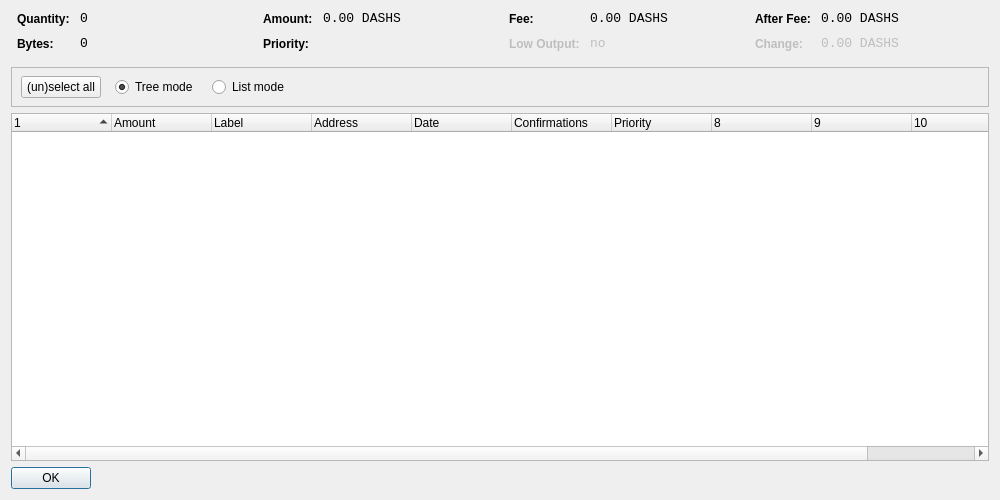
<?xml version="1.0" encoding="UTF-8"?>
<ui version="4.0">
 <class>CoinControlDialog</class>
 <widget class="QDialog" name="CoinControlDialog">
  <property name="geometry">
   <rect>
    <x>0</x>
    <y>0</y>
    <width>1000</width>
    <height>500</height>
   </rect>
  </property>
  <property name="windowTitle">
   <string>Coin Control</string>
  </property>
  <property name="styleSheet">
   <string notr="true">background-image: url(:/images/dashs2);</string>
  </property>
  <layout class="QVBoxLayout" name="verticalLayout">
   <item>
    <layout class="QHBoxLayout" name="horizontalLayoutTop" stretch="0,0,0,0">
     <property name="topMargin">
      <number>0</number>
     </property>
     <property name="bottomMargin">
      <number>10</number>
     </property>
     <item>
      <layout class="QFormLayout" name="formLayoutCoinControl1">
       <property name="horizontalSpacing">
        <number>10</number>
       </property>
       <property name="verticalSpacing">
        <number>10</number>
       </property>
       <property name="leftMargin">
        <number>6</number>
       </property>
       <property name="rightMargin">
        <number>6</number>
       </property>
       <item row="0" column="0">
        <widget class="QLabel" name="labelCoinControlQuantityText">
         <property name="styleSheet">
          <string notr="true">font-weight:bold;</string>
         </property>
         <property name="text">
          <string>Quantity:</string>
         </property>
        </widget>
       </item>
       <item row="0" column="1">
        <widget class="QLabel" name="labelCoinControlQuantity">
         <property name="font">
          <font>
           <family>Monospace</family>
           <pointsize>10</pointsize>
          </font>
         </property>
         <property name="cursor">
          <cursorShape>IBeamCursor</cursorShape>
         </property>
         <property name="contextMenuPolicy">
          <enum>Qt::ActionsContextMenu</enum>
         </property>
         <property name="text">
          <string notr="true">0</string>
         </property>
         <property name="textInteractionFlags">
          <set>Qt::LinksAccessibleByMouse|Qt::TextSelectableByKeyboard|Qt::TextSelectableByMouse</set>
         </property>
        </widget>
       </item>
       <item row="1" column="0">
        <widget class="QLabel" name="labelCoinControlBytesText">
         <property name="styleSheet">
          <string notr="true">font-weight:bold;</string>
         </property>
         <property name="text">
          <string>Bytes:</string>
         </property>
        </widget>
       </item>
       <item row="1" column="1">
        <widget class="QLabel" name="labelCoinControlBytes">
         <property name="font">
          <font>
           <family>Monospace</family>
           <pointsize>10</pointsize>
          </font>
         </property>
         <property name="cursor">
          <cursorShape>IBeamCursor</cursorShape>
         </property>
         <property name="contextMenuPolicy">
          <enum>Qt::ActionsContextMenu</enum>
         </property>
         <property name="text">
          <string notr="true">0</string>
         </property>
         <property name="textInteractionFlags">
          <set>Qt::LinksAccessibleByMouse|Qt::TextSelectableByKeyboard|Qt::TextSelectableByMouse</set>
         </property>
        </widget>
       </item>
      </layout>
     </item>
     <item>
      <layout class="QFormLayout" name="formLayoutCoinControl2">
       <property name="horizontalSpacing">
        <number>10</number>
       </property>
       <property name="verticalSpacing">
        <number>10</number>
       </property>
       <property name="leftMargin">
        <number>6</number>
       </property>
       <property name="rightMargin">
        <number>6</number>
       </property>
       <item row="0" column="0">
        <widget class="QLabel" name="labelCoinControlAmountText">
         <property name="styleSheet">
          <string notr="true">font-weight:bold;</string>
         </property>
         <property name="text">
          <string>Amount:</string>
         </property>
        </widget>
       </item>
       <item row="0" column="1">
        <widget class="QLabel" name="labelCoinControlAmount">
         <property name="font">
          <font>
           <family>Monospace</family>
           <pointsize>10</pointsize>
          </font>
         </property>
         <property name="cursor">
          <cursorShape>IBeamCursor</cursorShape>
         </property>
         <property name="contextMenuPolicy">
          <enum>Qt::ActionsContextMenu</enum>
         </property>
         <property name="text">
          <string notr="true">0.00 DASHS</string>
         </property>
         <property name="textInteractionFlags">
          <set>Qt::LinksAccessibleByMouse|Qt::TextSelectableByKeyboard|Qt::TextSelectableByMouse</set>
         </property>
        </widget>
       </item>
       <item row="1" column="0">
        <widget class="QLabel" name="labelCoinControlPriorityText">
         <property name="styleSheet">
          <string notr="true">font-weight:bold;</string>
         </property>
         <property name="text">
          <string>Priority:</string>
         </property>
        </widget>
       </item>
       <item row="1" column="1">
        <widget class="QLabel" name="labelCoinControlPriority">
         <property name="font">
          <font>
           <family>Monospace</family>
           <pointsize>10</pointsize>
          </font>
         </property>
         <property name="cursor">
          <cursorShape>IBeamCursor</cursorShape>
         </property>
         <property name="contextMenuPolicy">
          <enum>Qt::ActionsContextMenu</enum>
         </property>
         <property name="text">
          <string/>
         </property>
         <property name="textInteractionFlags">
          <set>Qt::LinksAccessibleByMouse|Qt::TextSelectableByKeyboard|Qt::TextSelectableByMouse</set>
         </property>
        </widget>
       </item>
      </layout>
     </item>
     <item>
      <layout class="QFormLayout" name="formLayoutCoinControl3">
       <property name="horizontalSpacing">
        <number>10</number>
       </property>
       <property name="verticalSpacing">
        <number>10</number>
       </property>
       <property name="leftMargin">
        <number>6</number>
       </property>
       <property name="rightMargin">
        <number>6</number>
       </property>
       <item row="0" column="0">
        <widget class="QLabel" name="labelCoinControlFeeText">
         <property name="styleSheet">
          <string notr="true">font-weight:bold;</string>
         </property>
         <property name="text">
          <string>Fee:</string>
         </property>
        </widget>
       </item>
       <item row="0" column="1">
        <widget class="QLabel" name="labelCoinControlFee">
         <property name="font">
          <font>
           <family>Monospace</family>
           <pointsize>10</pointsize>
          </font>
         </property>
         <property name="cursor">
          <cursorShape>IBeamCursor</cursorShape>
         </property>
         <property name="contextMenuPolicy">
          <enum>Qt::ActionsContextMenu</enum>
         </property>
         <property name="text">
          <string notr="true">0.00 DASHS</string>
         </property>
         <property name="textInteractionFlags">
          <set>Qt::LinksAccessibleByMouse|Qt::TextSelectableByKeyboard|Qt::TextSelectableByMouse</set>
         </property>
        </widget>
       </item>
       <item row="1" column="0">
        <widget class="QLabel" name="labelCoinControlLowOutputText">
         <property name="enabled">
          <bool>false</bool>
         </property>
         <property name="styleSheet">
          <string notr="true">font-weight:bold;</string>
         </property>
         <property name="text">
          <string>Low Output:</string>
         </property>
        </widget>
       </item>
       <item row="1" column="1">
        <widget class="QLabel" name="labelCoinControlLowOutput">
         <property name="enabled">
          <bool>false</bool>
         </property>
         <property name="font">
          <font>
           <family>Monospace</family>
           <pointsize>10</pointsize>
          </font>
         </property>
         <property name="cursor">
          <cursorShape>IBeamCursor</cursorShape>
         </property>
         <property name="contextMenuPolicy">
          <enum>Qt::ActionsContextMenu</enum>
         </property>
         <property name="text">
          <string notr="true">no</string>
         </property>
         <property name="textInteractionFlags">
          <set>Qt::LinksAccessibleByMouse|Qt::TextSelectableByKeyboard|Qt::TextSelectableByMouse</set>
         </property>
        </widget>
       </item>
      </layout>
     </item>
     <item>
      <layout class="QFormLayout" name="formLayoutCoinControl4">
       <property name="horizontalSpacing">
        <number>10</number>
       </property>
       <property name="verticalSpacing">
        <number>10</number>
       </property>
       <property name="leftMargin">
        <number>6</number>
       </property>
       <property name="rightMargin">
        <number>6</number>
       </property>
       <item row="0" column="0">
        <widget class="QLabel" name="labelCoinControlAfterFeeText">
         <property name="styleSheet">
          <string notr="true">font-weight:bold;</string>
         </property>
         <property name="text">
          <string>After Fee:</string>
         </property>
        </widget>
       </item>
       <item row="0" column="1">
        <widget class="QLabel" name="labelCoinControlAfterFee">
         <property name="font">
          <font>
           <family>Monospace</family>
           <pointsize>10</pointsize>
          </font>
         </property>
         <property name="cursor">
          <cursorShape>IBeamCursor</cursorShape>
         </property>
         <property name="contextMenuPolicy">
          <enum>Qt::ActionsContextMenu</enum>
         </property>
         <property name="text">
          <string notr="true">0.00 DASHS</string>
         </property>
         <property name="textInteractionFlags">
          <set>Qt::LinksAccessibleByMouse|Qt::TextSelectableByKeyboard|Qt::TextSelectableByMouse</set>
         </property>
        </widget>
       </item>
       <item row="1" column="0">
        <widget class="QLabel" name="labelCoinControlChangeText">
         <property name="enabled">
          <bool>false</bool>
         </property>
         <property name="styleSheet">
          <string notr="true">font-weight:bold;</string>
         </property>
         <property name="text">
          <string>Change:</string>
         </property>
        </widget>
       </item>
       <item row="1" column="1">
        <widget class="QLabel" name="labelCoinControlChange">
         <property name="enabled">
          <bool>false</bool>
         </property>
         <property name="font">
          <font>
           <family>Monospace</family>
           <pointsize>10</pointsize>
          </font>
         </property>
         <property name="cursor">
          <cursorShape>IBeamCursor</cursorShape>
         </property>
         <property name="contextMenuPolicy">
          <enum>Qt::ActionsContextMenu</enum>
         </property>
         <property name="text">
          <string notr="true">0.00 DASHS</string>
         </property>
         <property name="textInteractionFlags">
          <set>Qt::LinksAccessibleByMouse|Qt::TextSelectableByKeyboard|Qt::TextSelectableByMouse</set>
         </property>
        </widget>
       </item>
      </layout>
     </item>
    </layout>
   </item>
   <item>
    <widget class="QFrame" name="frame">
     <property name="minimumSize">
      <size>
       <width>0</width>
       <height>40</height>
      </size>
     </property>
     <property name="frameShape">
      <enum>QFrame::StyledPanel</enum>
     </property>
     <property name="frameShadow">
      <enum>QFrame::Sunken</enum>
     </property>
     <widget class="QWidget" name="horizontalLayoutWidget">
      <property name="geometry">
       <rect>
        <x>10</x>
        <y>0</y>
        <width>781</width>
        <height>41</height>
       </rect>
      </property>
      <layout class="QHBoxLayout" name="horizontalLayoutPanel" stretch="0,0,0,0">
       <property name="spacing">
        <number>14</number>
       </property>
       <item>
        <widget class="QPushButton" name="pushButtonSelectAll">
         <property name="sizePolicy">
          <sizepolicy hsizetype="Maximum" vsizetype="Fixed">
           <horstretch>0</horstretch>
           <verstretch>0</verstretch>
          </sizepolicy>
         </property>
         <property name="text">
          <string>(un)select all</string>
         </property>
        </widget>
       </item>
       <item>
        <widget class="QRadioButton" name="radioTreeMode">
         <property name="sizePolicy">
          <sizepolicy hsizetype="Maximum" vsizetype="Fixed">
           <horstretch>0</horstretch>
           <verstretch>0</verstretch>
          </sizepolicy>
         </property>
         <property name="text">
          <string>Tree mode</string>
         </property>
         <property name="checked">
          <bool>true</bool>
         </property>
        </widget>
       </item>
       <item>
        <widget class="QRadioButton" name="radioListMode">
         <property name="sizePolicy">
          <sizepolicy hsizetype="Maximum" vsizetype="Fixed">
           <horstretch>0</horstretch>
           <verstretch>0</verstretch>
          </sizepolicy>
         </property>
         <property name="text">
          <string>List mode</string>
         </property>
        </widget>
       </item>
       <item>
        <spacer name="horizontalSpacer">
         <property name="orientation">
          <enum>Qt::Horizontal</enum>
         </property>
         <property name="sizeHint" stdset="0">
          <size>
           <width>40</width>
           <height>20</height>
          </size>
         </property>
        </spacer>
       </item>
      </layout>
     </widget>
    </widget>
   </item>
   <item>
    <widget class="CoinControlTreeWidget" name="treeWidget">
     <property name="contextMenuPolicy">
      <enum>Qt::CustomContextMenu</enum>
     </property>
     <property name="sortingEnabled">
      <bool>false</bool>
     </property>
     <property name="columnCount">
      <number>11</number>
     </property>
     <attribute name="headerShowSortIndicator" stdset="0">
      <bool>true</bool>
     </attribute>
     <attribute name="headerStretchLastSection">
      <bool>false</bool>
     </attribute>
     <column>
      <property name="text">
       <string/>
      </property>
     </column>
     <column>
      <property name="text">
       <string>Amount</string>
      </property>
     </column>
     <column>
      <property name="text">
       <string>Label</string>
      </property>
     </column>
     <column>
      <property name="text">
       <string>Address</string>
      </property>
     </column>
     <column>
      <property name="text">
       <string>Date</string>
      </property>
     </column>
     <column>
      <property name="text">
       <string>Confirmations</string>
      </property>
      <property name="toolTip">
       <string>Confirmed</string>
      </property>
     </column>
     <column>
      <property name="text">
       <string>Priority</string>
      </property>
     </column>
     <column>
      <property name="text">
       <string/>
      </property>
     </column>
     <column>
      <property name="text">
       <string/>
      </property>
     </column>
     <column>
      <property name="text">
       <string/>
      </property>
     </column>
     <column>
      <property name="text">
       <string/>
      </property>
     </column>
    </widget>
   </item>
   <item>
    <widget class="QDialogButtonBox" name="buttonBox">
     <property name="sizePolicy">
      <sizepolicy hsizetype="Maximum" vsizetype="Fixed">
       <horstretch>0</horstretch>
       <verstretch>0</verstretch>
      </sizepolicy>
     </property>
     <property name="orientation">
      <enum>Qt::Horizontal</enum>
     </property>
     <property name="standardButtons">
      <set>QDialogButtonBox::Ok</set>
     </property>
    </widget>
   </item>
  </layout>
 </widget>
 <customwidgets>
  <customwidget>
   <class>CoinControlTreeWidget</class>
   <extends>QTreeWidget</extends>
   <header>coincontroltreewidget.h</header>
  </customwidget>
 </customwidgets>
 <resources/>
 <connections/>
</ui>
